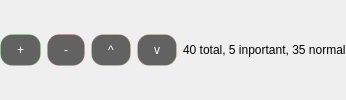
         <widget class="QWidget" name="widget_2" native="true">
          <property name="sizePolicy">
           <sizepolicy hsizetype="Minimum" vsizetype="Minimum">
            <horstretch>0</horstretch>
            <verstretch>0</verstretch>
           </sizepolicy>
          </property>
          <property name="minimumSize">
           <size>
            <width>0</width>
            <height>65</height>
           </size>
          </property>
          <layout class="QHBoxLayout" name="horizontalLayout_2">
           <property name="leftMargin">
            <number>0</number>
           </property>
           <property name="topMargin">
            <number>0</number>
           </property>
           <property name="rightMargin">
            <number>0</number>
           </property>
           <property name="bottomMargin">
            <number>0</number>
           </property>
           <item>
            <widget class="QPushButton" name="pushButton_5">
             <property name="styleSheet">
              <string notr="true">QPushButton {
    /* -- Semi-transparent black background -- */
    background-color: rgba(0, 0, 0, 150);
    
    /* -- Subtle gray border -- */
    border: 1px solid rgba(100, 255, 100, 60);  /* Slight green tint */
    border-radius: 12px;
    
    /* -- Text styling -- */
    color: white;
    font: bold 22px &quot;Helvetica&quot;;
    padding: 8px 16px;
    text-shadow: 0 1px 2px rgba(0, 0, 0, 150);
    
    /* -- Soft inner reflection and slight outer shadow -- */
    box-shadow: 
        0 2px 4px rgba(0, 0, 0, 100),
        inset 0 1px 1px rgba(255, 255, 255, 20);

    transition: all 0.2s ease-in-out;
}

/* ===== HOVER STATE (Brighter green background + glow) ===== */
QPushButton:hover {
    background-color: rgba(0, 80, 0, 180);  /* Dark green translucent */
    border-color: rgba(0, 255, 100, 180);
    box-shadow: 0 0 12px rgba(0, 255, 100, 200);
}

/* ===== PRESSED STATE (Even stronger green) ===== */
QPushButton:pressed {
    background-color: rgba(0, 120, 0, 200);  /* Brighter green background */
    border-color: rgba(0, 255, 150, 255);
    box-shadow: 0 0 20px rgba(0, 255, 100, 255);
    padding-top: 9px;
    padding-bottom: 7px;
}

/* ===== ACCENT VARIATION (Optional) ===== */
QPushButton#accent {
    border-color: rgba(0, 255, 150, 220);
    box-shadow: 0 0 14px rgba(0, 255, 150, 180);
}

</string>
             </property>
             <property name="text">
              <string>+</string>
             </property>
            </widget>
           </item>
           <item>
            <widget class="QPushButton" name="pushButton_6">
             <property name="styleSheet">
              <string notr="true">QPushButton {
    /* -- Semi-transparent black background -- */
    background-color: rgba(0, 0, 0, 150);
    
    /* -- Subtle red-tinted border -- */
    border: 1px solid rgba(255, 100, 100, 60);
    border-radius: 12px;
    
    /* -- Text styling -- */
    color: white;
    font: bold 22px &quot;Helvetica&quot;;
    padding: 8px 16px;
    text-shadow: 0 1px 2px rgba(0, 0, 0, 150);
    
    /* -- Soft inner reflection and slight outer shadow -- */
    box-shadow: 
        0 2px 4px rgba(0, 0, 0, 100),
        inset 0 1px 1px rgba(255, 255, 255, 20);

    transition: all 0.2s ease-in-out;
}

/* ===== HOVER STATE (Dark red glow) ===== */
QPushButton:hover {
    background-color: rgba(80, 0, 0, 180);  /* Deep red tint */
    border-color: rgba(255, 80, 80, 180);
    box-shadow: 0 0 12px rgba(255, 80, 80, 200);
}

/* ===== PRESSED STATE (Bright red glow) ===== */
QPushButton:pressed {
    background-color: rgba(120, 0, 0, 200);  /* Brighter red */
    border-color: rgba(255, 100, 100, 255);
    box-shadow: 0 0 20px rgba(255, 60, 60, 255);
    padding-top: 9px;
    padding-bottom: 7px;
}

/* ===== ACCENT VARIATION (Optional red emphasis) ===== */
QPushButton#accent {
    border-color: rgba(255, 120, 120, 220);
    box-shadow: 0 0 14px rgba(255, 120, 120, 180);
}
</string>
             </property>
             <property name="text">
              <string>-</string>
             </property>
            </widget>
           </item>
           <item>
            <widget class="QPushButton" name="pushButton_7">
             <property name="styleSheet">
              <string notr="true">QPushButton {
    /* -- Semi-transparent black background -- */
    background-color: rgba(0, 0, 0, 150);
    
    /* -- Subtle yellow-tinted border -- */
    border: 1px solid rgba(255, 220, 100, 60);
    border-radius: 12px;
    
    /* -- Text styling -- */
    color: white;
    font: bold 22px &quot;Helvetica&quot;;
    padding: 8px 16px;
    text-shadow: 0 1px 2px rgba(0, 0, 0, 150);
    
    /* -- Soft inner reflection and slight outer shadow -- */
    box-shadow: 
        0 2px 4px rgba(0, 0, 0, 100),
        inset 0 1px 1px rgba(255, 255, 255, 20);

    transition: all 0.2s ease-in-out;
}

/* ===== HOVER STATE (Warm yellow glow) ===== */
QPushButton:hover {
    background-color: rgba(80, 70, 0, 180);  /* Warm gold tint */
    border-color: rgba(255, 220, 100, 180);
    box-shadow: 0 0 12px rgba(255, 220, 100, 200);
}

/* ===== PRESSED STATE (Bright golden glow) ===== */
QPushButton:pressed {
    background-color: rgba(120, 100, 0, 200);  /* Brighter golden tone */
    border-color: rgba(255, 230, 120, 255);
    box-shadow: 0 0 20px rgba(255, 230, 120, 255);
    padding-top: 9px;
    padding-bottom: 7px;
}

/* ===== ACCENT VARIATION (Optional golden accent) ===== */
QPushButton#accent {
    border-color: rgba(255, 240, 150, 220);
    box-shadow: 0 0 14px rgba(255, 240, 150, 180);
}
</string>
             </property>
             <property name="text">
              <string>^</string>
             </property>
            </widget>
           </item>
           <item>
            <widget class="QPushButton" name="pushButton_8">
             <property name="styleSheet">
              <string notr="true">QPushButton {
    /* -- Semi-transparent black background -- */
    background-color: rgba(0, 0, 0, 150);
    
    /* -- Subtle yellow-tinted border -- */
    border: 1px solid rgba(255, 220, 100, 60);
    border-radius: 12px;
    
    /* -- Text styling -- */
    color: white;
    font: bold 22px &quot;Helvetica&quot;;
    padding: 8px 16px;
    text-shadow: 0 1px 2px rgba(0, 0, 0, 150);
    
    /* -- Soft inner reflection and slight outer shadow -- */
    box-shadow: 
        0 2px 4px rgba(0, 0, 0, 100),
        inset 0 1px 1px rgba(255, 255, 255, 20);

    transition: all 0.2s ease-in-out;
}

/* ===== HOVER STATE (Warm yellow glow) ===== */
QPushButton:hover {
    background-color: rgba(80, 70, 0, 180);  /* Warm gold tint */
    border-color: rgba(255, 220, 100, 180);
    box-shadow: 0 0 12px rgba(255, 220, 100, 200);
}

/* ===== PRESSED STATE (Bright golden glow) ===== */
QPushButton:pressed {
    background-color: rgba(120, 100, 0, 200);  /* Brighter golden tone */
    border-color: rgba(255, 230, 120, 255);
    box-shadow: 0 0 20px rgba(255, 230, 120, 255);
    padding-top: 9px;
    padding-bottom: 7px;
}

/* ===== ACCENT VARIATION (Optional golden accent) ===== */
QPushButton#accent {
    border-color: rgba(255, 240, 150, 220);
    box-shadow: 0 0 14px rgba(255, 240, 150, 180);
}
</string>
             </property>
             <property name="text">
              <string>v</string>
             </property>
            </widget>
           </item>
           <item>
            <widget class="QLabel" name="label_4">
             <property name="sizePolicy">
              <sizepolicy hsizetype="Minimum" vsizetype="Minimum">
               <horstretch>0</horstretch>
               <verstretch>0</verstretch>
              </sizepolicy>
             </property>
             <property name="text">
              <string>40 total, 5 inportant, 35 normal</string>
             </property>
            </widget>
           </item>
          </layout>
         </widget>
